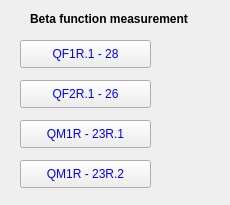
<?xml version='1.0' encoding='utf-8'?>
<ui version="4.0">
  <class>BETA_SELECT_WIN</class>
  <widget class="QWidget" name="BETA_SELECT_WIN">
    <property name="geometry">
      <rect>
        <x>0</x>
        <y>0</y>
        <width>230</width>
        <height>205</height>
      </rect>
    </property>
    <property name="windowTitle">
      <string>BETA_SELECT_WIN</string>
    </property>
    <widget class="QPushButton" name="pushButton">
      <property name="geometry">
        <rect>
          <x>20</x>
          <y>40</y>
          <width>131</width>
          <height>28</height>
        </rect>
      </property>
      <property name="styleSheet">
        <string notr="true">color: rgb(0, 0, 255);</string>
      </property>
      <property name="text">
        <string>QF1R.1 - 28</string>
      </property>
    </widget>
    <widget class="QLabel" name="label">
      <property name="geometry">
        <rect>
          <x>30</x>
          <y>10</y>
          <width>291</width>
          <height>17</height>
        </rect>
      </property>
      <property name="font">
        <font>
          <weight>75</weight>
          <bold>true</bold>
        </font>
      </property>
      <property name="text">
        <string>Beta function measurement</string>
      </property>
    </widget>
    <widget class="QPushButton" name="pushButton_2">
      <property name="geometry">
        <rect>
          <x>20</x>
          <y>80</y>
          <width>131</width>
          <height>28</height>
        </rect>
      </property>
      <property name="styleSheet">
        <string notr="true">color: rgb(0, 0, 255);</string>
      </property>
      <property name="text">
        <string>QF2R.1 - 26</string>
      </property>
    </widget>
    <widget class="QPushButton" name="pushButton_3">
      <property name="geometry">
        <rect>
          <x>20</x>
          <y>120</y>
          <width>131</width>
          <height>28</height>
        </rect>
      </property>
      <property name="styleSheet">
        <string notr="true">color: rgb(0, 0, 255);</string>
      </property>
      <property name="text">
        <string>QM1R - 23R.1</string>
      </property>
    </widget>
    <widget class="QPushButton" name="pushButton_4">
      <property name="geometry">
        <rect>
          <x>20</x>
          <y>160</y>
          <width>131</width>
          <height>28</height>
        </rect>
      </property>
      <property name="styleSheet">
        <string notr="true">color: rgb(0, 0, 255);</string>
      </property>
      <property name="text">
        <string>QM1R - 23R.2</string>
      </property>
    </widget>
  </widget>
  <layoutdefault spacing="6" margin="11" />
</ui>
